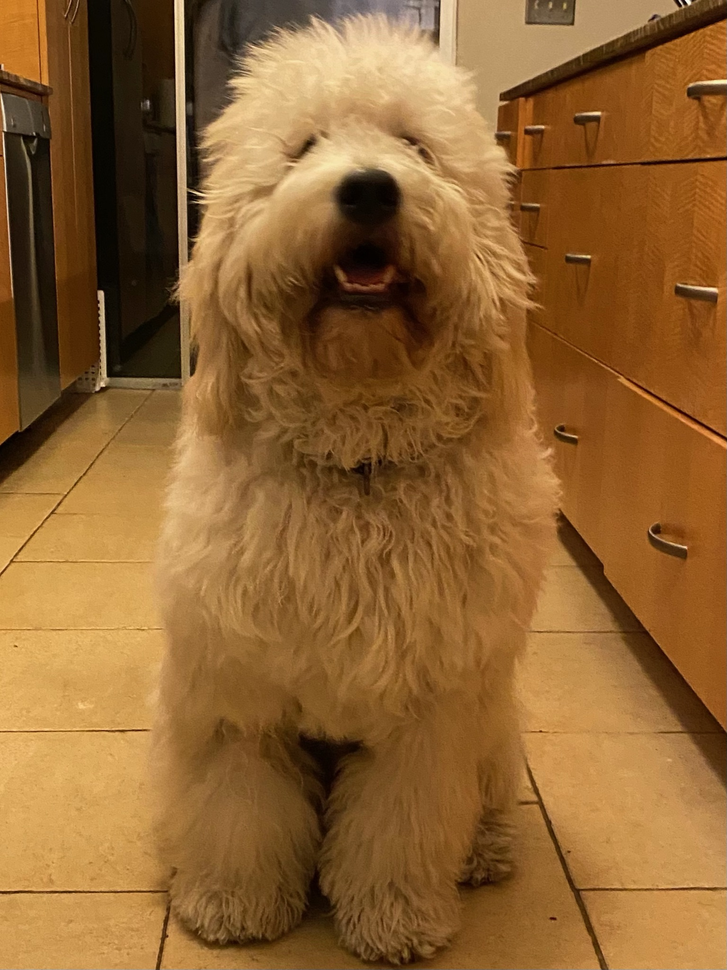
#> input picture maui.png, 727 x 970 px, shrunk from 1536 x 2049 before the run
$ python main1.py
#> lines starting #> are read from the running program, lines starting #| are printed output that depends on the picture
import cv2

img=cv2.imread("maui.png", 1)
#> img is the input picture: shape (970, 727, 3); mean B, G, R 50.1, 99.4, 143.1

B, G, R = cv2.split(img)
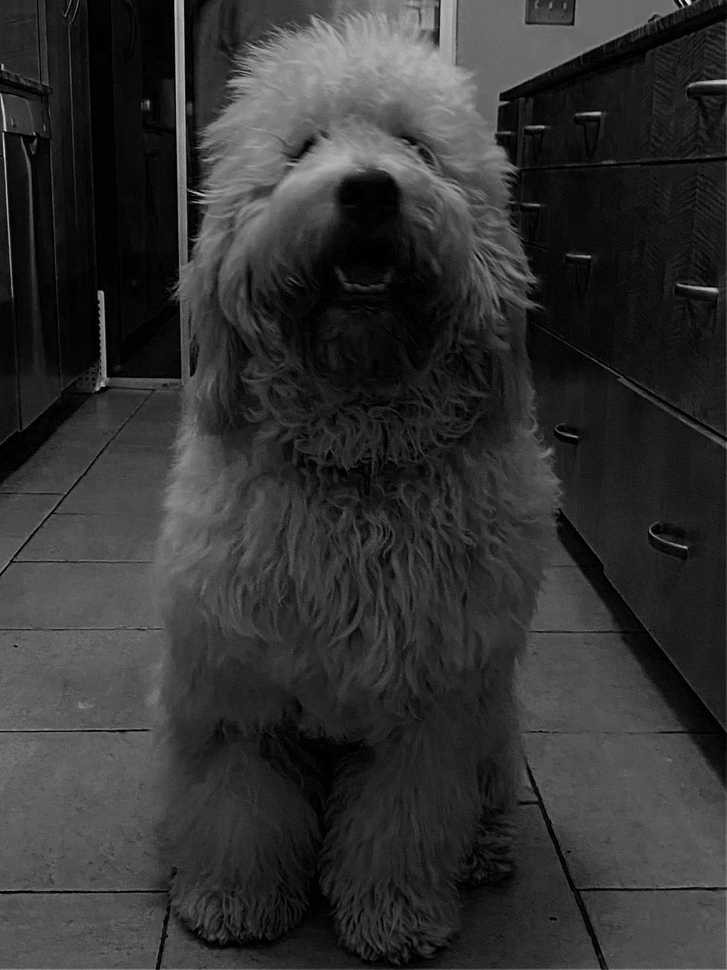
#> B: shape (970, 727); min 0, max 242, mean 50.1
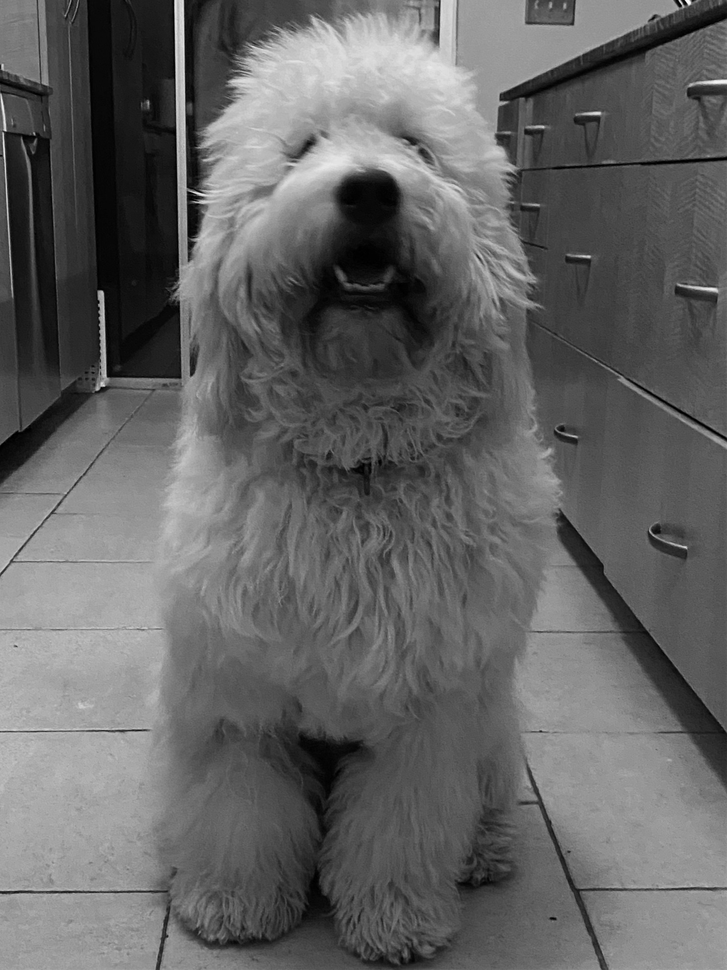
#> G: shape (970, 727); min 0, max 251, mean 99.4
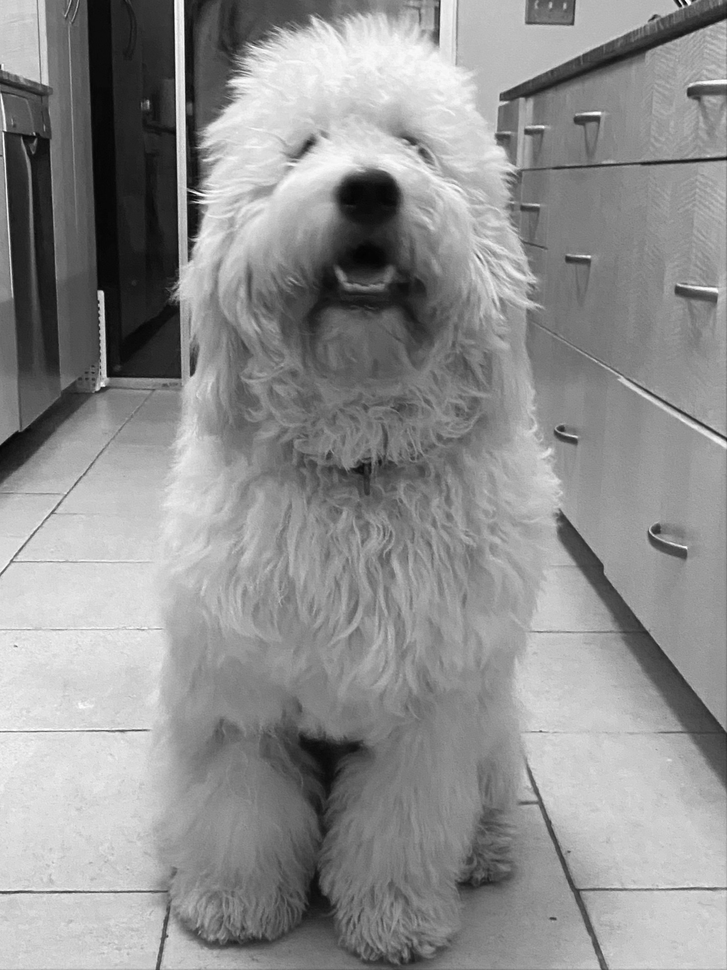
#> R: shape (970, 727); min 2, max 255, mean 143.1

cv2.imshow("original", img)
cv2.imshow("blue saturated", B)
cv2.imshow("green saturated", G)
cv2.imshow("red saturated", R)

cv2.waitKey(0)

cv2.destroyAllWindows()
